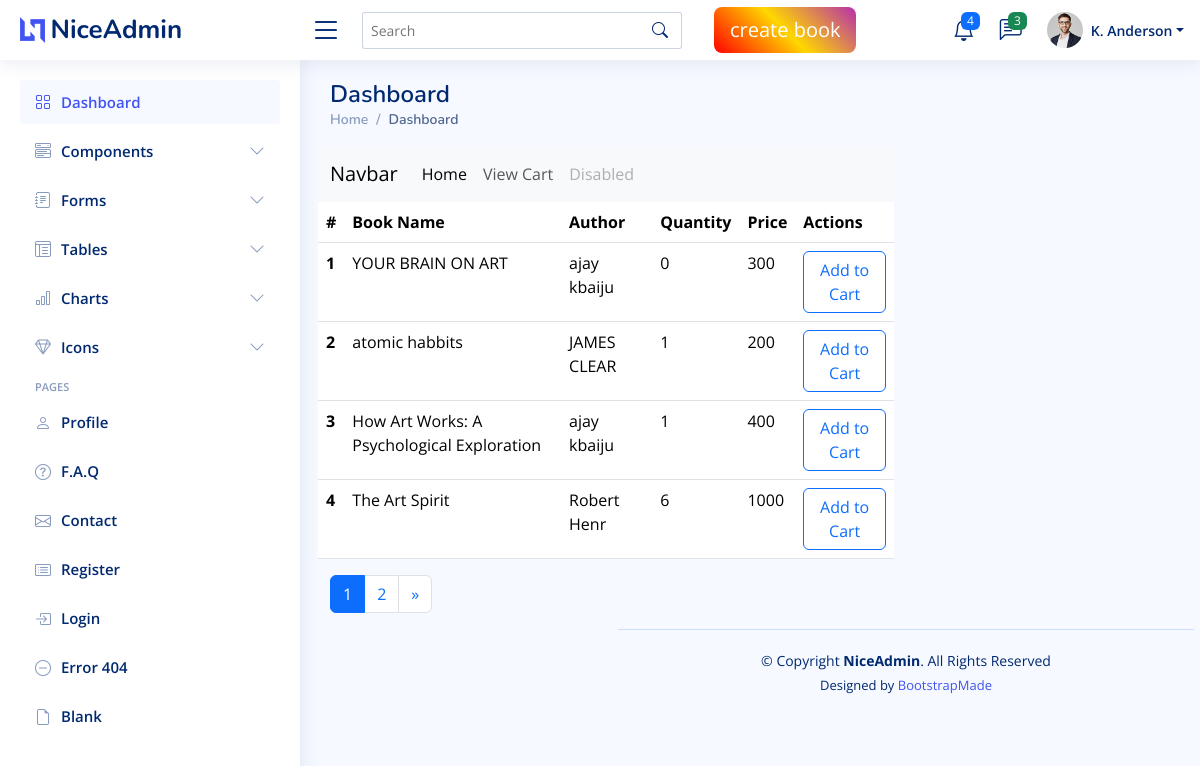
The page /user/ on the database its author committed.
### my_app/models.py (models this page shows, shortened)
class Book(models.Model):
    title=models.CharField(max_length=200)
    author=models.CharField(max_length=200)
    price=models.IntegerField()
    image=models.ImageField(upload_to='book_media')
    quantity=models.IntegerField()
    author=models.ForeignKey(Author2,on_delete=models.CASCADE)

class Author2(models.Model):
    name=models.CharField(max_length=200,null=True)
    def __str__(self):
        return '{}'.format(self.name)

### userapp/views.py (the view)
# urls.py: path("",views.listbook_user,name='booklist'),
def listbook_user(request):
     book=Book.objects.all().order_by('id')
     paginator=Paginator(book,4)
     page_number=request.GET.get('page')
     try:
          page=paginator.get_page(page_number)
     except EmptyPage:
          page=paginator.page(page_number.num_pages)
     return render(request,'list.html',{'books':book,'page':page})

### userapp/templates/list.html (shortened to what this page needs)
{% extends 'base.html' %}
{% load static %}
{% block content %}
<nav class="navbar navbar-expand-lg bg-body-tertiary">
  <div class="container-fluid">
    <a class="navbar-brand" href="#">Navbar</a>
    <div class="collapse navbar-collapse" id="navbarNav">
      <ul class="navbar-nav">
        <li class="nav-item">
          <a class="nav-link active" aria-current="page" href="#">Home</a>
        </li>
        <li class="nav-item">
          <a class="nav-link" href="{% url 'viewcart' %}">View Cart</a>
        </li>
        <li class="nav-item">
          <a class="nav-link disabled" aria-disabled="true">Disabled</a>
        </li>
      </ul>
    </div>
  </div>
</nav>
<table class="table">
    <thead>
        <tr>
            <th scope="col">#</th>
            <th scope="col">Book Name</th>
            <th scope="col">Author</th>
            <th scope="col">Quantity</th>
            <th scope="col">Price</th>
            <th scope="col">Actions</th>
        </tr>
    </thead>
    <tbody>
        {% for book in page %}
        <tr>
            <th scope="row">{{ forloop.counter }}</th>
            <td>{{ book.title }}</td>
            <td>{{ book.author }}</td>
            <td>{{ book.quantity }}</td>
            <td>{{ book.price }}</td>
            <td>
                <a href="{% url 'addtocart' book.id %}" class="btn btn-outline-primary">Add to Cart</a>
            </td>
        </tr>
        {% endfor %}
    </tbody>
</table>
<nav aria-label="Page navigation">
    <ul class="pagination">
        {% for num in page.paginator.page_range %}
        <li class="page-item {% if page.number == num %}active{% endif %}">
            <a class="page-link" href="?page={{ num }}">{{ num }}</a>
        </li>
        {% endfor %}
        {% if page.has_next %}
        <li class="page-item">
            <a class="page-link" href="?page={{ page.next_page_number }}" aria-label="Next">
                <span aria-hidden="true">&raquo;</span>
            </a>
        </li>
        {% endif %}
    </ul>
</nav>
{% endblock %}

### static/assets/css/style.css (style rules this page uses)
:root { scroll-behavior: smooth; }
body { font-family: "Open Sans", sans-serif; background: #f6f9ff; color: #444444; }

### rows shown on the page
Book: title "YOUR BRAIN ON ART", author "ajay kbaiju", quantity "0", price "300"
Book: title "atomic habbits", author "JAMES CLEAR", quantity "1", price "200"
Book: title "How Art Works: A Psychological Exploration", author "ajay kbaiju", quantity "1", price "400"
Book: title "The Art Spirit", author "Robert Henr", quantity "6", price "1000"

### other values the page prints
{{ num }} "1" "2"
